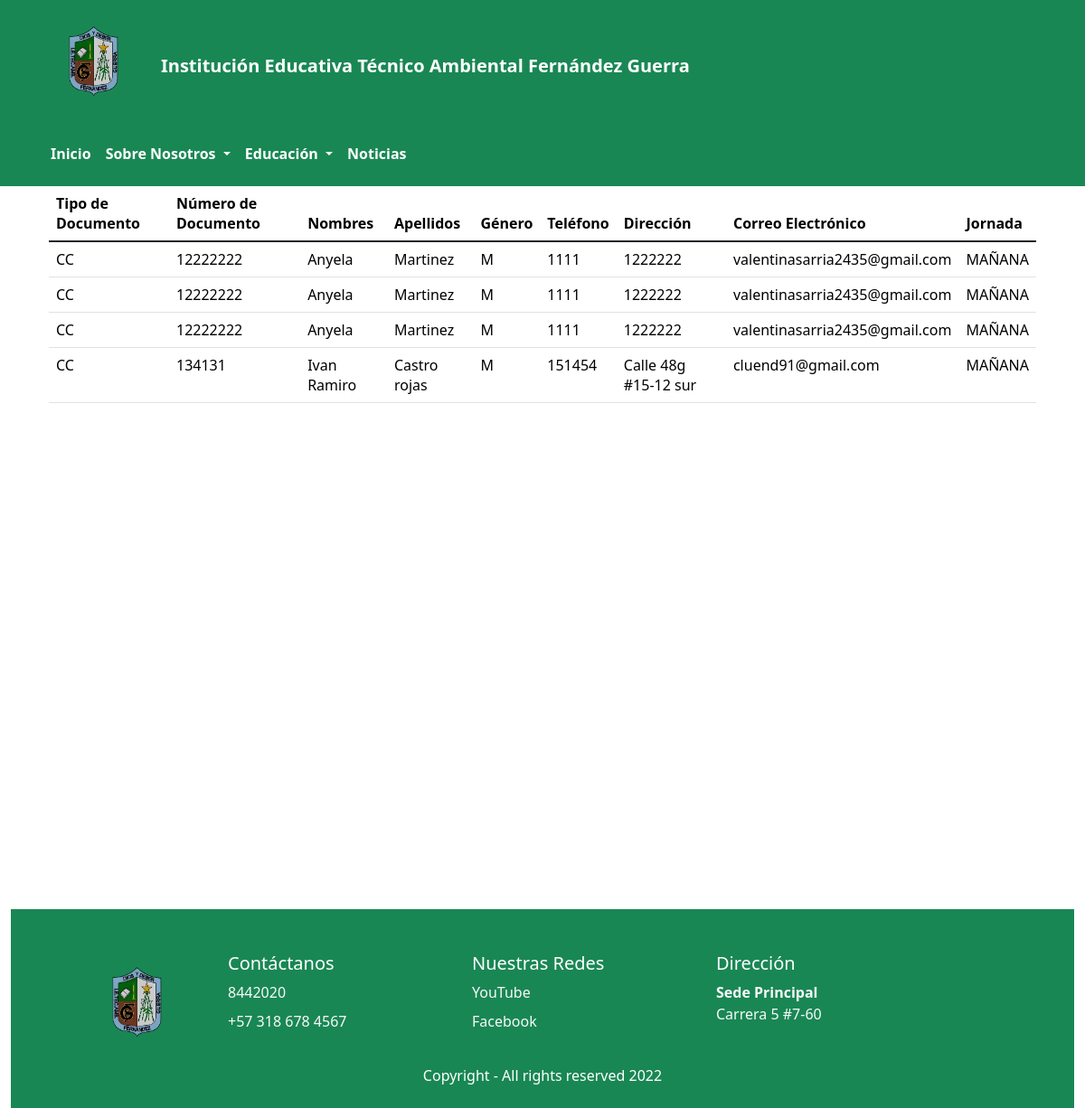
/docentes/, run on an earlier commit of the app's database.
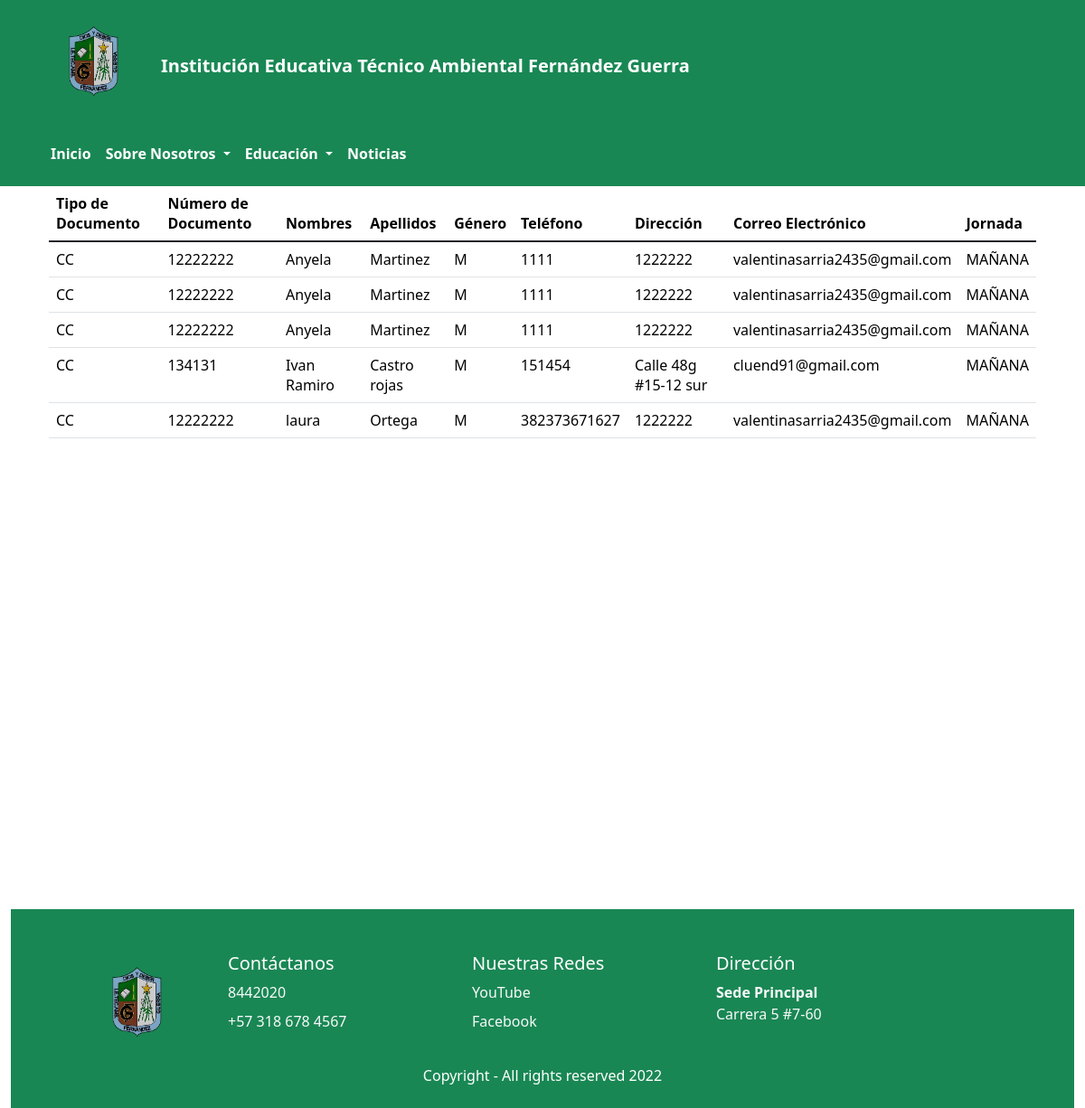
And on a later commit of the database.
### docentes/models.py (models this page shows)
class Docente(models.Model):
        class TipoDoc(models.TextChoices):
                CC='CC', _('Cédula de Ciudadanía')
                CE='CE', _('Cédula de Extranjería')
                PP='PP', _('Pasaporte')
        TipoDoc=models.CharField(max_length=3,choices=TipoDoc.choices, default=TipoDoc.CC, verbose_name="Tipo de Documento")
        numDoc=models.CharField(max_length=60, verbose_name="Número de Documento")
        nombres=models.CharField(max_length=60, verbose_name="Nombres")
        apellidos=models.CharField(max_length=60, verbose_name="Apellidos")
        class Genero(models.TextChoices):
                M='M', _('Masculino')
                F='F', _('Femenino')
                I='I', _('Indefinido')
        Genero=models.CharField(max_length=3,choices=Genero.choices, default=Genero.M, verbose_name="Género")
        telefono=models.CharField(max_length=20, verbose_name="Teléfono")
        direccion=models.CharField(max_length=40, verbose_name="Dirección")
        correo=models.CharField(max_length=60, verbose_name="Correo Electrónico")
        class Estado(models.TextChoices):
                ACTIVO='1', _('Activo')
                INACTIVO='0', _('Inactivo')
        Estado=models.CharField(max_length=1,choices=Estado.choices, default=Estado.ACTIVO, verbose_name="Estado")
        class Jornada(models.TextChoices):
                JM='MAÑANA', _('Jornada Mañana')
                JT='TARDE', _('Jornada Tarde')
        Jornada=models.CharField(max_length=10,choices=Jornada.choices, default=Jornada.JM, verbose_name="Jornada")
        usuario=models.ForeignKey(Usuario, on_delete=models.CASCADE,verbose_name='Usuario')

### docentes/views.py (the view)
# urls.py: path('',docente,name="docente"),
def docente(request):
    titulo="Docente"
    docentes= Docente.objects.all()
    context={
        'titulo':titulo,
        'docentes':docentes
}
    return render(request,'docentes/docente.html',context)

### base/Templates/docentes/docente.html
{% extends 'partials/body.html' %}
{% block contenido %}
<table class="table">
    <thead>
    <tr>
      <th scope="col">Tipo de Documento</th>
      <th scope="col">Número de Documento</th>
      <th scope="col">Nombres</th>
      <th scope="col">Apellidos</th>
      <th scope="col">Género</th>
      <th scope="col">Teléfono</th>
      <th scope="col">Dirección</th>
      <th scope="col">Correo Electrónico</th>
      <th scope="col">Jornada</th>
    </tr>
    </thead>
    <tbody>
    {% for docente in docentes %}
    <tr>
        <td>{{docente.TipoDoc}}</td>
        <td>{{docente.numDoc}}</td>
        <td>{{docente.nombres}}</td>
        <td>{{docente.apellidos}}</td>
        <td>{{docente.Genero}}</td>
        <td>{{docente.telefono}}</td>
        <td>{{docente.direccion}}</td>
        <td>{{docente.correo}}</td>
        <td>{{docente.Jornada}}</td>
    </tr>
        {% endfor %}
    </tbody>
    </table>
{% endblock contenido %}

What changed in the data, as far as the page shows it:
added Docente: TipoDoc "CC", numDoc "12222222", nombres "laura", apellidos "Ortega", Genero "M", telefono "382373671627", direccion "1222222", correo "valentinasarria2435@gmail.com", Jornada "MAÑANA"
